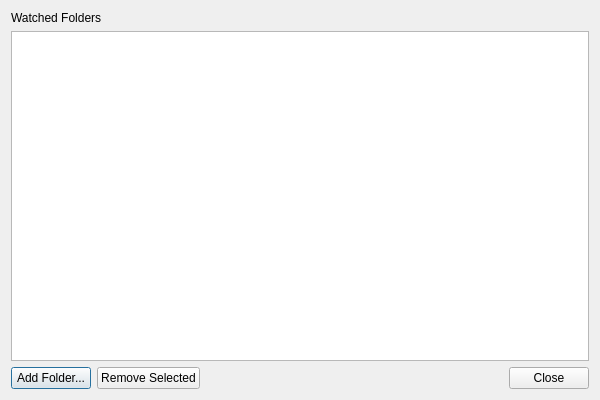
<?xml version="1.0" encoding="UTF-8"?>
<ui version="4.0">
 <class>SettingsWindow</class>
 <widget class="QDialog" name="SettingsWindow">
  <property name="geometry">
   <rect>
    <x>0</x>
    <y>0</y>
    <width>600</width>
    <height>400</height>
   </rect>
  </property>
  <property name="windowTitle">
   <string>Settings</string>
  </property>
  <property name="modal">
   <bool>true</bool>
  </property>
  <layout class="QVBoxLayout" name="verticalLayout">
   <item>
    <widget class="QLabel" name="label">
     <property name="text">
      <string>Watched Folders</string>
     </property>
    </widget>
   </item>
   <item>
    <widget class="QListWidget" name="folders_list_widget"/>
   </item>
   <item>
    <layout class="QHBoxLayout" name="button_layout">
     <item>
      <widget class="QPushButton" name="add_folder_button">
       <property name="text">
        <string>Add Folder...</string>
       </property>
      </widget>
     </item>
     <item>
      <widget class="QPushButton" name="remove_folder_button">
       <property name="text">
        <string>Remove Selected</string>
       </property>
      </widget>
     </item>
     <item>
      <spacer name="horizontalSpacer">
       <property name="orientation">
        <enum>Qt::Horizontal</enum>
       </property>
       <property name="sizeHint" stdset="0">
        <size>
         <width>40</width>
         <height>20</height>
        </size>
       </property>
      </spacer>
     </item>
     <item>
      <widget class="QPushButton" name="close_button">
       <property name="text">
        <string>Close</string>
       </property>
      </widget>
     </item>
    </layout>
   </item>
  </layout>
 </widget>
 <resources/>
 <connections/>
</ui>
